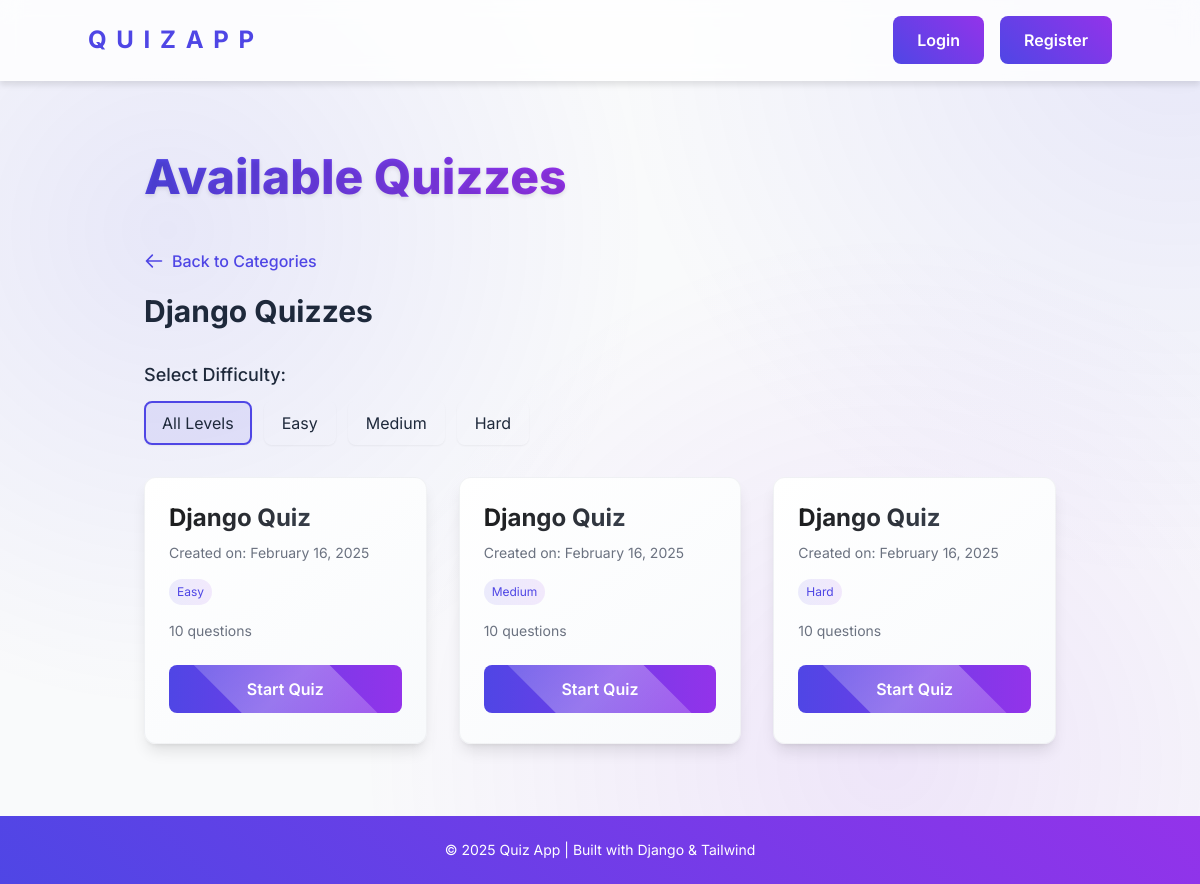
The page /?category=Django on the database its author committed.
### quiz/models.py (models this page shows, shortened)
class Category(models.Model):
    name = models.CharField(max_length=100, unique=True)

class DifficultyLevel(models.Model):
    level = models.CharField(max_length=50, unique=True)

class Quiz(models.Model):
    title = models.CharField(max_length=200)
    category = models.ForeignKey(Category, on_delete=models.SET_NULL, null=True, related_name="quizzes")
    difficulty = models.ForeignKey(DifficultyLevel, on_delete=models.SET_NULL, null=True, related_name="quizzes")
    created_at = models.DateTimeField(auto_now_add=True)

### quiz/views.py (the view)
# urls.py: path("", views.quiz_list, name="quiz_list"),
def quiz_list(request):
    category_filter = request.GET.get('category')
    categories = Category.objects.all()
    if category_filter:
        category = get_object_or_404(Category, name=category_filter)
        quizzes = Quiz.objects.filter(category=category)
        difficulty_levels = DifficultyLevel.objects.filter(quizzes__category=category).distinct()
        difficulty_filter = request.GET.get('difficulty')
        if difficulty_filter:
            quizzes = quizzes.filter(difficulty__level=difficulty_filter)
    else:
        quizzes = None
        difficulty_levels = None
    context = {
        "categories": categories,
        "selected_category": category_filter,
        "quizzes": quizzes,
        "difficulty_levels": difficulty_levels,
        "selected_difficulty": request.GET.get('difficulty'),
    }
    return render(request, "quiz/quiz_list.html", context)

### quiz/templates/quiz/quiz_list.html (shortened to what this page needs)
{% extends "layout.html" %}
{% block content %}
<div class="max-w-6xl mx-auto px-4 sm:px-6 lg:px-8 py-12">
    <h1 class="page-title text-5xl font-extrabold text-center mb-12">Available Quizzes</h1>
    {% if not selected_category %}
        <div class="grid grid-cols-1 md:grid-cols-2 lg:grid-cols-3 gap-8">
            {% for category in categories %}
                <a href="{% url 'quiz_list' %}?category={{ category.name }}" class="block">
                    <div class="category-card rounded-xl shadow-lg p-6 h-full">
                        <div class="card-content">
                            <h2 class="text-2xl font-bold mb-2">{{ category.name }}</h2>
                            <p class="text-gray-600 mb-4">
                                {% with quiz_count=category.quizzes.count %}
                                    {{ quiz_count }} quiz{{ quiz_count|pluralize:"zes" }} available
                                {% endwith %}
                            </p>
                            <div class="mt-auto pt-4">
                                <span class="gradient-button inline-block text-white px-6 py-3 rounded-lg font-semibold transition-all">
                                    View Quizzes
                                </span>
                            </div>
                        </div>
                    </div>
                </a>
            {% empty %}
                <div class="col-span-3 empty-state-card quiz-card text-center py-16 rounded-xl shadow-lg">
                    <svg class="w-16 h-16 mx-auto mb-4 text-gray-400" fill="none" viewBox="0 0 24 24" stroke="currentColor">
                        <path stroke-linecap="round" stroke-linejoin="round" stroke-width="1"
                              d="M9.75 17L9 20l-1 1h8l-1-1-.75-3M3 13h18M5 17h14a2 2 0 002-2V5a2 2 0 00-2-2H5a2 2 0 00-2 2v10a2 2 0 002 2z" />
                    </svg>
                    <p class="text-gray-500 text-xl">No quiz categories available.</p>
                    <p class="text-gray-400 mt-2 mb-6">Check back later for new quizzes!</p>
                </div>
            {% endfor %}
        </div>
    {% else %}
        <div class="mb-8">
            <a href="{% url 'quiz_list' %}" class="back-button">
                <svg class="w-5 h-5" fill="none" stroke="currentColor" viewBox="0 0 24 24" xmlns="http://www.w3.org/2000/svg">
                    <path stroke-linecap="round" stroke-linejoin="round" stroke-width="2" d="M10 19l-7-7m0 0l7-7m-7 7h18"></path>
                </svg>
                Back to Categories
            </a>
            <h2 class="text-3xl font-bold mt-4">{{ selected_category }} Quizzes</h2>
        </div>
        {% if difficulty_levels %}
            <div class="mb-8">
                <h3 class="text-lg font-medium mb-3">Select Difficulty:</h3>
                <div class="flex flex-wrap gap-3">
                    <a href="{% url 'quiz_list' %}?category={{ selected_category }}"
                       class="difficulty-button px-4 py-2 rounded-lg shadow-sm {% if not selected_difficulty %}active{% endif %}">
                        All Levels
                    </a>
                    {% for level in difficulty_levels %}
                        <a href="{% url 'quiz_list' %}?category={{ selected_category }}&difficulty={{ level.level }}"
                           class="difficulty-button px-4 py-2 rounded-lg shadow-sm {% if selected_difficulty == level.level %}active{% endif %}">
                            {{ level.level }}
                        </a>
                    {% endfor %}
                </div>
            </div>
        {% endif %}
        <div class="grid grid-cols-1 md:grid-cols-2 lg:grid-cols-3 gap-8">
            {% for quiz in quizzes %}
                <div class="quiz-card rounded-xl shadow-lg p-6">
                    <div class="card-content">
                        <div class="card-header">
                            <h2 class="text-2xl font-bold mb-2">{{ quiz.title }}</h2>
                            <div class="card-metadata">
                                <span>Created on: {{ quiz.created_at|date:"F d, Y" }}</span>
                            </div>
                        </div>
                        <div class="card-body">
                            {% if quiz.difficulty %}
                                <div class="flex flex-wrap gap-2 mb-4">
                                    <span class="quiz-tag">{{ quiz.difficulty.level }}</span>
                                </div>
                            {% endif %}
                            {% if quiz.questions.count %}
                                <p class="text-sm text-gray-500 mt-3">
                                    <span>{{ quiz.questions.count }} questions</span>
                                </p>
                            {% endif %}
                        </div>
                        <div class="card-footer">
                            <a href="{% url 'take_quiz' quiz.id %}"
                               class="gradient-button inline-block text-white px-6 py-3 rounded-lg font-semibold transition-all">
                                Start Quiz
                            </a>
                        </div>
                    </div>
                </div>
            {% endfor %}
        </div>
    {% endif %}
</div>
{% endblock %}

### quiz/templates/layout.html (style rules this page uses)
body { font-family: 'Inter', sans-serif; background-color: #f9fafb; color: #1e293b; }
:root { --gradient-start: #4f46e5; --gradient-end: #9333ea; --button-shadow: rgba(79, 70, 229, 0.4); --glass-bg: rgba(255, 255, 255, 0.8); }

### quiz/templates/quiz/quiz_list.html (style rules this page uses)
.floating-cards { animation: floatingCards 3s ease-in-out infinite; }
.page-title { animation: fadeInUp 0.8s ease-out; background-size: 200% auto; background-image: linear-gradient(120deg, #4f46e5, #9333ea, #4f46e5); -webkit-background-clip: text; background-clip: text; color: transparent; position: relative; display: inline-block; text-shadow: 0px 2px 4px rgba(0, 0, 0, 0.1); animation: gradientFlow 3s infinite alternate; }
.quiz-card { animation: fadeInUp 0.8s ease-out; animation-fill-mode: both; transition: all 0.3s cubic-bezier(0.4, 0, 0.2, 1); background: linear-gradient(145deg, #ffffff, #f8fafc); border: 1px solid rgba(229, 231, 235, 0.5); position: relative; overflow: hidden; z-index: 1; }
.quiz-card::before { content: ''; position: absolute; top: 0; left: 0; right: 0; height: 4px; background: linear-gradient(90deg, #4f46e5, #9333ea); transform: scaleX(0); transition: transform 0.3s ease; z-index: 2; }
.quiz-card::after { content: ''; position: absolute; inset: 0; background: linear-gradient(135deg, rgba(79, 70, 229, 0.1), rgba(147, 51, 234, 0.1)); opacity: 0; transition: opacity 0.3s ease; z-index: -1; }
.card-content { display: flex; flex-direction: column; height: 100%; justify-content: space-between; }
.card-header { margin-bottom: 1rem; }
.card-body { flex: 1; }
.card-footer { margin-top: 1.5rem; }
.gradient-button { background: linear-gradient(90deg, #4f46e5, #9333ea, #4f46e5); background-size: 200% auto; transition: all 0.3s ease; position: relative; overflow: hidden; width: 100%; text-align: center; }
.gradient-button::after { content: ''; position: absolute; top: -50%; left: -50%; width: 200%; height: 200%; background: linear-gradient( to right, rgba(255, 255, 255, 0) 0%, rgba(255, 255, 255, 0.3) 50%, rgba(255, 255, 255, 0) 100% ); transform: rotate(45deg); animation: shimmer 3s infinite; pointer-events: none; }
.quiz-card h2 { background: linear-gradient(120deg, #1a1a1a, #4a5568); -webkit-background-clip: text; background-clip: text; color: transparent; transition: all 0.3s ease; }
.card-metadata { display: flex; align-items: center; color: #6b7280; font-size: 0.875rem; }
.quiz-tag { display: inline-block; padding: 0.25rem 0.5rem; background: linear-gradient(90deg, rgba(79, 70, 229, 0.1), rgba(147, 51, 234, 0.1)); border-radius: 9999px; font-size: 0.75rem; color: #4f46e5; transition: all 0.3s ease; }
.quiz-card:nth-child(1) { animation-delay: 0.1s; }
.quiz-card:nth-child(2) { animation-delay: 0.2s; }
.quiz-card:nth-child(3) { animation-delay: 0.3s; }
.difficulty-button { transition: all 0.3s ease; border: 2px solid transparent; }
.difficulty-button.active { border-color: #4f46e5; background-color: rgba(79, 70, 229, 0.1); }
.back-button { display: inline-flex; align-items: center; color: #4f46e5; font-weight: 500; transition: all 0.3s ease; }
.back-button svg { margin-right: 0.5rem; }

### rows shown on the page
Category: name "Django"
DifficultyLevel: level "Easy"
DifficultyLevel: level "Medium"
DifficultyLevel: level "Hard"
Quiz: created_at "February 16, 2025", difficulty.level "Easy", questions.count "10"
Quiz: created_at "February 16, 2025", difficulty.level "Medium", questions.count "10"
Quiz: created_at "February 16, 2025", difficulty.level "Hard", questions.count "10"
